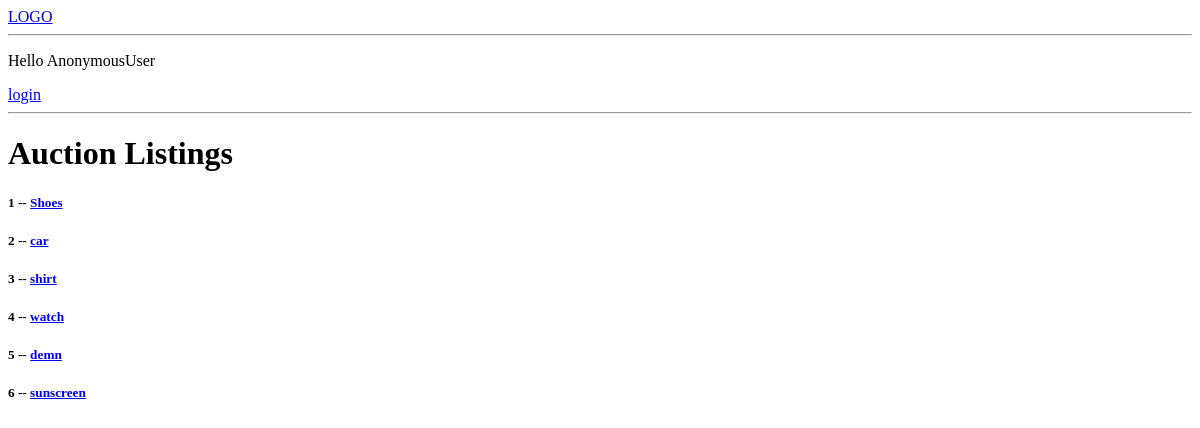
The app's page /auctions/, older data.
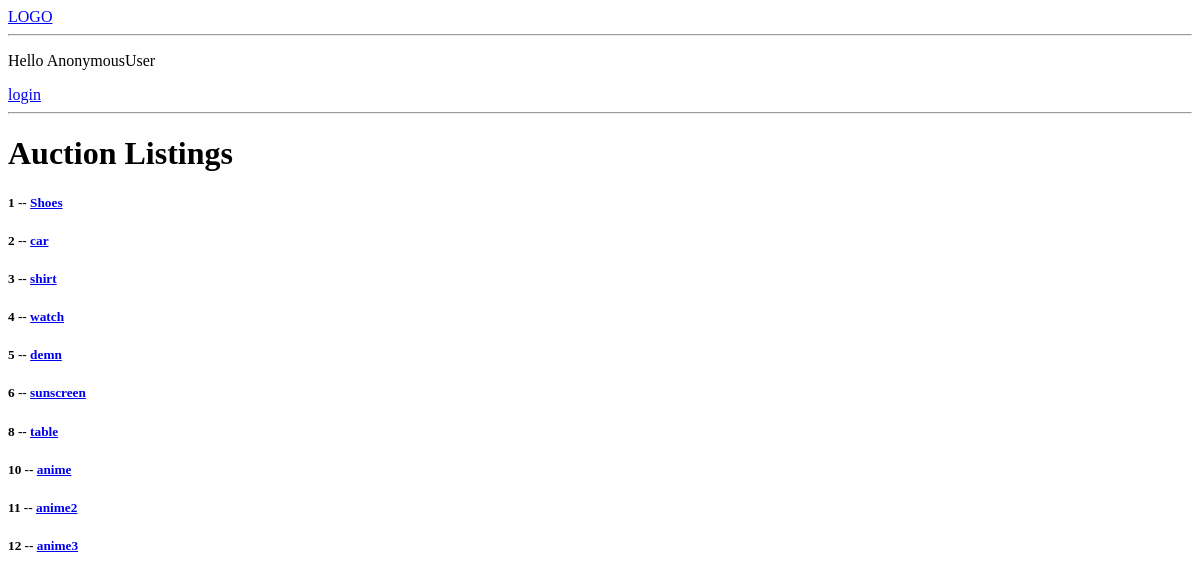
The same page, newer data.
### auction/models.py (models this page shows, shortened)
class Auction(models.Model):
    product = models.ForeignKey(Product, on_delete=models.CASCADE)
    seller = models.ForeignKey(User, on_delete=models.CASCADE, related_name='auction_selling')
    start_time = models.DateTimeField()
    end_time = models.DateTimeField()
    status = models.CharField(max_length=15, blank=True, null=True)
    higest_bid = models.DecimalField(decimal_places=2, default=0.0, max_digits=15)
    winner = models.ForeignKey(User, on_delete=models.SET_NULL, null=True, blank=True, related_name='auction_won')

class Product(models.Model):
    name = models.CharField(max_length=100)
    description = models.TextField(null=True)
    base_price = models.IntegerField(default=0)
    created = models.DateTimeField(auto_now_add=True)
    class Meta:
        ordering = ['-created']

### auction/views.py (the view)
# urls.py: path('auctions/', views.auctions, name='auctions'),
def auctions(request):
    current_time = now()
    Auction.objects.filter(start_time__gt=current_time).update(status='Starting Soon')
    Auction.objects.filter(start_time__lte=current_time, end_time__gt=current_time).update(status='Active')
    Auction.objects.filter(end_time__lte=current_time).update(status='Closed')
    auction_listings = Auction.objects.exclude(status='Closed')
    context = {'auction_listings':auction_listings}
    return render(request, 'auctions.html', context)

### templates/auctions.html
{% include 'navbar.html' %}
<h1>Auction Listings </h1>
<div>
    <div>
        {% for auction in auction_listings %}
                <div>
                    <h5>{{auction.id}} -- <a href='/item/{{auction.id}}'>{{auction.product.name}}</a></h5>
                </div>
        {% endfor %}
    </div>
</div>

Row changes from the older to the newer data that the page shows:
added Auction: id "8", product.name "table"
added Auction: id "10", product.name "anime"
added Auction: id "11", product.name "anime2"
added Auction: id "12", product.name "anime3"
